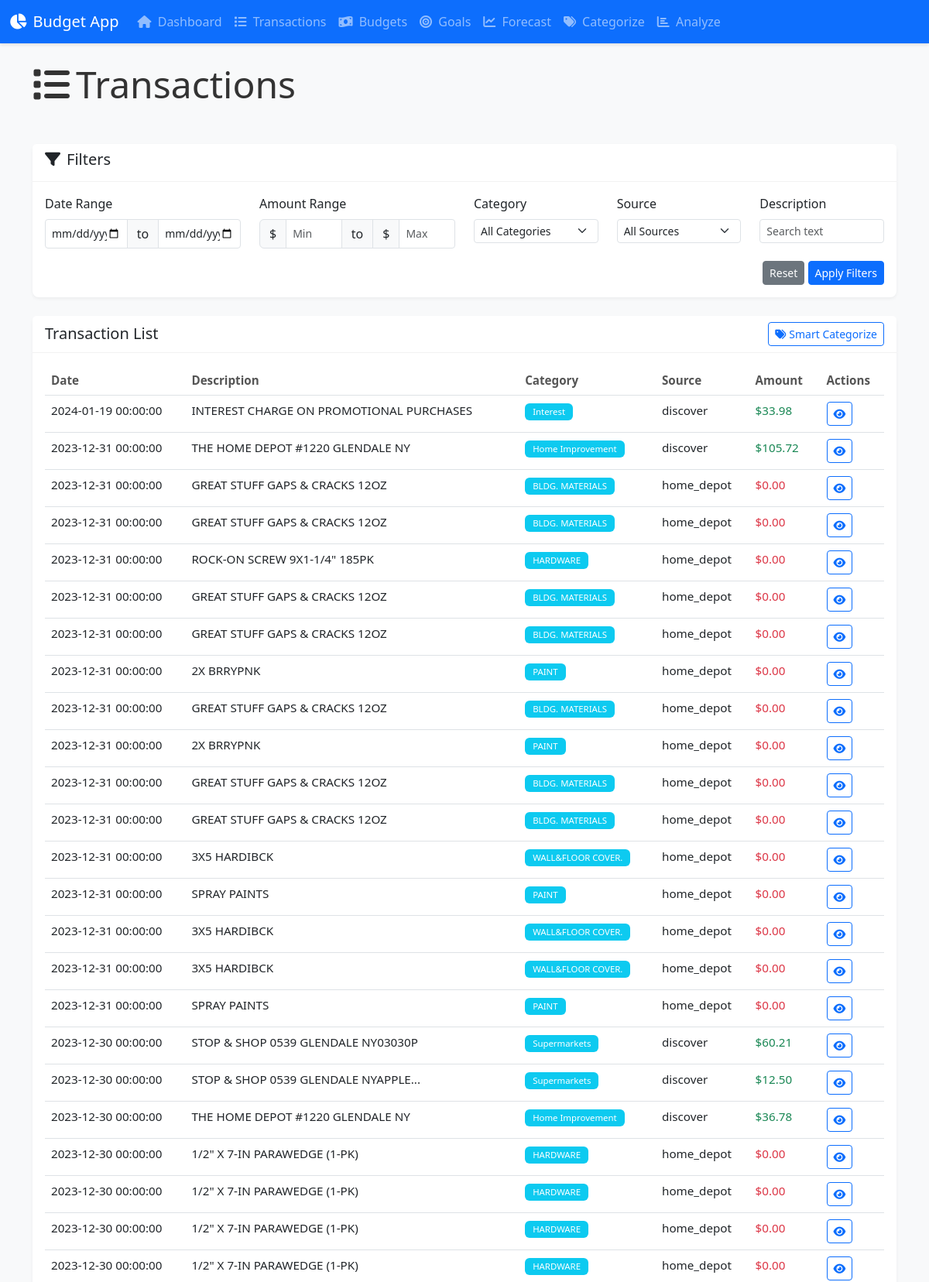
Page /transactions (upper part) on the committed database.
### tables this page shows
CREATE TABLE consolidated_transactions (
            id INTEGER PRIMARY KEY AUTOINCREMENT,
            date_posted TEXT,
            description TEXT,
            amount REAL,
            category TEXT,
            details TEXT,
            source TEXT
        , rental_related INTEGER, expense_category TEXT, maintenance_upgrade TEXT, recurring INTEGER, recurring_group TEXT, recurring_freq TEXT, subscription INTEGER, tax_deductible INTEGER, equipment_tools INTEGER, purchase_date TEXT, asset_value REAL, depreciation_years INTEGER, notes TEXT);

### src/ui.py (the view)
@app.route('/transactions')
def transactions():
    filters = {}
    for key in ['min_date', 'max_date', 'min_amount', 'max_amount', 'category', 'description', 'source']:
        value = request.args.get(key)
        if value:
            filters[key] = value
    page = int(request.args.get('page', 1))
    limit = int(request.args.get('limit', 50))
    offset = (page - 1) * limit
    transactions = get_transactions(limit=limit, offset=offset, filters=filters)
    for tx in transactions:
        if 'amount' in tx and not isinstance(tx['amount'], float):
            try:
                tx['amount'] = float(tx['amount'])
            except (ValueError, TypeError):
                tx['amount'] = 0.0
    conn = get_db_connection()
    cursor = conn.cursor()
    cursor.execute("SELECT DISTINCT category FROM consolidated_transactions WHERE category IS NOT NULL AND category != ''")
    categories = [row['category'] for row in cursor.fetchall()]
    cursor.execute("SELECT DISTINCT source FROM consolidated_transactions WHERE source IS NOT NULL AND source != ''")
    sources = [row['source'] for row in cursor.fetchall()]
    conn.close()
    return render_template(
        'transactions.html',
        transactions=transactions,
        categories=categories,
        sources=sources,
        filters=filters,
        page=page,
        limit=limit
    )

### src/ui.py (called while the page is built, shortened)
def get_db_connection():
    conn = sqlite3.connect(DB_PATH)
    conn.row_factory = sqlite3.Row  # This enables column access by name
    return conn

def get_transactions(limit=100, offset=0, filters=None):
    conn = get_db_connection()
    query = """
    SELECT * FROM consolidated_transactions
    """
    params = []
    query += " ORDER BY date_posted DESC LIMIT ? OFFSET ?"
    params.extend([limit, offset])
    try:
        cursor = conn.cursor()
        cursor.execute(query, params)
        transactions = [dict(tx) for tx in cursor.fetchall()]
        for tx in transactions:
            if 'amount' in tx:
                try:
                    tx['amount'] = float(tx['amount'])
                except (ValueError, TypeError):
                    tx['amount'] = 0.0
        conn.close()
        return transactions
    except sqlite3.Error as e:
        print(f"Database error: {e}")
        conn.close()
        return []

### src/templates/transactions.html (shortened to what this page needs)
{% extends "base.html" %}
{% block content %}
<div class="row mb-4">
    <div class="col-12">
        <h1 class="display-5 mb-4">
            <i class="fas fa-list me-2"></i>Transactions
        </h1>
    </div>
</div>
<div class="card mb-4">
    <div class="card-header">
        <h5>
            <i class="fas fa-filter me-2"></i>Filters
        </h5>
    </div>
    <div class="card-body">
        <form method="GET" action="/transactions">
            <div class="row">
                <div class="col-md-3 mb-3">
                    <label class="form-label">Date Range</label>
                    <div class="input-group">
                        <input type="date" class="form-control form-control-sm" name="min_date"
                               value="{{ filters.min_date|default('') }}">
                        <span class="input-group-text">to</span>
                        <input type="date" class="form-control form-control-sm" name="max_date"
                               value="{{ filters.max_date|default('') }}">
                    </div>
                </div>
                <div class="col-md-3 mb-3">
                    <label class="form-label">Amount Range</label>
                    <div class="input-group">
                        <span class="input-group-text">$</span>
                        <input type="number" step="0.01" class="form-control form-control-sm" placeholder="Min" name="min_amount"
                               value="{{ filters.min_amount|default('') }}">
                        <span class="input-group-text">to</span>
                        <span class="input-group-text">$</span>
                        <input type="number" step="0.01" class="form-control form-control-sm" placeholder="Max" name="max_amount"
                               value="{{ filters.max_amount|default('') }}">
                    </div>
                </div>
                <div class="col-md-2 mb-3">
                    <label class="form-label">Category</label>
                    <select class="form-select form-select-sm" name="category">
                        <option value="">All Categories</option>
                    </select>
                </div>
                <div class="col-md-2 mb-3">
                    <label class="form-label">Source</label>
                    <select class="form-select form-select-sm" name="source">
                        <option value="">All Sources</option>
                    </select>
                </div>
                <div class="col-md-2 mb-3">
                    <label class="form-label">Description</label>
                    <input type="text" class="form-control form-control-sm" name="description" placeholder="Search text"
                           value="{{ filters.description|default('') }}">
                </div>
            </div>
            <div class="row">
                <div class="col-12 text-end">
                    <a href="/transactions" class="btn btn-sm btn-secondary">Reset</a>
                    <button type="submit" class="btn btn-sm btn-primary">Apply Filters</button>
                </div>
            </div>
        </form>
    </div>
</div>
<div class="card">
    <div class="card-header d-flex justify-content-between align-items-center">
        <h5 class="mb-0">Transaction List</h5>
        <div>
            <a href="/categorize" class="btn btn-sm btn-outline-primary">
                <i class="fas fa-tags me-1"></i>Smart Categorize
            </a>
        </div>
    </div>
    <div class="card-body">
        {% if transactions %}
        <div class="table-responsive">
            <table class="table table-hover">
                <thead>
                    <tr>
                        <th>Date</th>
                        <th>Description</th>
                        <th>Category</th>
                        <th>Source</th>
                        <th>Amount</th>
                        <th>Actions</th>
                    </tr>
                </thead>
                <tbody>
                    {% for tx in transactions %}
                    <tr>
                        <td>{{ tx.date_posted }}</td>
                        <td>{{ tx.description|truncate(40) }}</td>
                        <td>
                            {% if tx.category %}
                            <span class="badge bg-info">{{ tx.category }}</span>
                            {% else %}
                            <span class="badge bg-secondary">Uncategorized</span>
                            {% endif %}
                        </td>
                        <td>{{ tx.source }}</td>
                        <td class="{{ 'text-success' if tx.amount|float > 0 else 'text-danger' }}">
                            ${{ "%.2f"|format(tx.amount|float|abs) }}
                        </td>
                        <td>
                            <a href="/transaction/{{ tx.id }}" class="btn btn-sm btn-outline-primary">
                                <i class="fas fa-eye"></i>
                            </a>
                        </td>
                    </tr>
                    {% endfor %}
                </tbody>
            </table>
        </div>
        {% else %}
        <div class="alert alert-info">
            No transactions found. Try adjusting your filters or import some data first.
        </div>
        {% endif %}
    </div>
</div>
{% endblock %}

### src/static/css/style.css (style rules this page uses)
body { background-color: #f8f9fa; color: #333; }
.card { box-shadow: 0 2px 4px rgba(0, 0, 0, 0.05); border-radius: 8px; border: none; margin-bottom: 20px; }
.card-header { background-color: #fff; border-bottom: 1px solid rgba(0, 0, 0, 0.05); font-weight: 600; }
.btn { border-radius: 4px; }
.badge { font-weight: 500; padding: 5px 10px; }
.table { font-size: 0.95rem; }
.table thead th { font-weight: 600; color: #555; border-top: none; }
.form-control, .form-select { border-radius: 4px; border-color: #dee2e6; }

### rows in the picture
consolidated_transactions: date_posted "2024-01-19 00:00:00", description "INTEREST CHARGE ON PROMOTIONAL PURCHASES", category "Interest", source "discover", amount|abs "33.98"
consolidated_transactions: date_posted "2023-12-31 00:00:00", description "THE HOME DEPOT #1220 GLENDALE NY", category "Home Improvement", source "discover", amount|abs "105.72"
consolidated_transactions: date_posted "2023-12-31 00:00:00", description "GREAT STUFF GAPS & CRACKS 12OZ", category "BLDG. MATERIALS", source "home_depot", amount|abs "0.00"
consolidated_transactions: date_posted "2023-12-31 00:00:00", description "GREAT STUFF GAPS & CRACKS 12OZ", category "BLDG. MATERIALS", source "home_depot", amount|abs "0.00"
consolidated_transactions: date_posted "2023-12-31 00:00:00", description "ROCK-ON SCREW 9X1-1/4\" 185PK", category "HARDWARE", source "home_depot", amount|abs "0.00"
consolidated_transactions: date_posted "2023-12-31 00:00:00", description "GREAT STUFF GAPS & CRACKS 12OZ", category "BLDG. MATERIALS", source "home_depot", amount|abs "0.00"
consolidated_transactions: date_posted "2023-12-31 00:00:00", description "GREAT STUFF GAPS & CRACKS 12OZ", category "BLDG. MATERIALS", source "home_depot", amount|abs "0.00"
consolidated_transactions: date_posted "2023-12-31 00:00:00", description "2X BRRYPNK", category "PAINT", source "home_depot", amount|abs "0.00"
consolidated_transactions: date_posted "2023-12-31 00:00:00", description "GREAT STUFF GAPS & CRACKS 12OZ", category "BLDG. MATERIALS", source "home_depot", amount|abs "0.00"
consolidated_transactions: date_posted "2023-12-31 00:00:00", description "2X BRRYPNK", category "PAINT", source "home_depot", amount|abs "0.00"
consolidated_transactions: date_posted "2023-12-31 00:00:00", description "GREAT STUFF GAPS & CRACKS 12OZ", category "BLDG. MATERIALS", source "home_depot", amount|abs "0.00"
consolidated_transactions: date_posted "2023-12-31 00:00:00", description "GREAT STUFF GAPS & CRACKS 12OZ", category "BLDG. MATERIALS", source "home_depot", amount|abs "0.00"
consolidated_transactions: date_posted "2023-12-31 00:00:00", description "3X5 HARDIBCK", category "WALL&FLOOR COVER.", source "home_depot", amount|abs "0.00"
consolidated_transactions: date_posted "2023-12-31 00:00:00", description "SPRAY PAINTS", category "PAINT", source "home_depot", amount|abs "0.00"
consolidated_transactions: date_posted "2023-12-31 00:00:00", description "3X5 HARDIBCK", category "WALL&FLOOR COVER.", source "home_depot", amount|abs "0.00"
consolidated_transactions: date_posted "2023-12-31 00:00:00", description "3X5 HARDIBCK", category "WALL&FLOOR COVER.", source "home_depot", amount|abs "0.00"
consolidated_transactions: date_posted "2023-12-31 00:00:00", description "SPRAY PAINTS", category "PAINT", source "home_depot", amount|abs "0.00"
consolidated_transactions: date_posted "2023-12-30 00:00:00", description "STOP & SHOP 0539 GLENDALE NY03030P", category "Supermarkets", source "discover", amount|abs "60.21"
consolidated_transactions: date_posted "2023-12-30 00:00:00", description "STOP & SHOP 0539 GLENDALE NYAPPLE...", category "Supermarkets", source "discover", amount|abs "12.50"
consolidated_transactions: date_posted "2023-12-30 00:00:00", description "THE HOME DEPOT #1220 GLENDALE NY", category "Home Improvement", source "discover", amount|abs "36.78"
consolidated_transactions: date_posted "2023-12-30 00:00:00", description "1/2\" X 7-IN PARAWEDGE (1-PK)", category "HARDWARE", source "home_depot", amount|abs "0.00"
consolidated_transactions: date_posted "2023-12-30 00:00:00", description "1/2\" X 7-IN PARAWEDGE (1-PK)", category "HARDWARE", source "home_depot", amount|abs "0.00"
consolidated_transactions: date_posted "2023-12-30 00:00:00", description "1/2\" X 7-IN PARAWEDGE (1-PK)", category "HARDWARE", source "home_depot", amount|abs "0.00"
consolidated_transactions: date_posted "2023-12-30 00:00:00", description "1/2\" X 7-IN PARAWEDGE (1-PK)", category "HARDWARE", source "home_depot", amount|abs "0.00"
